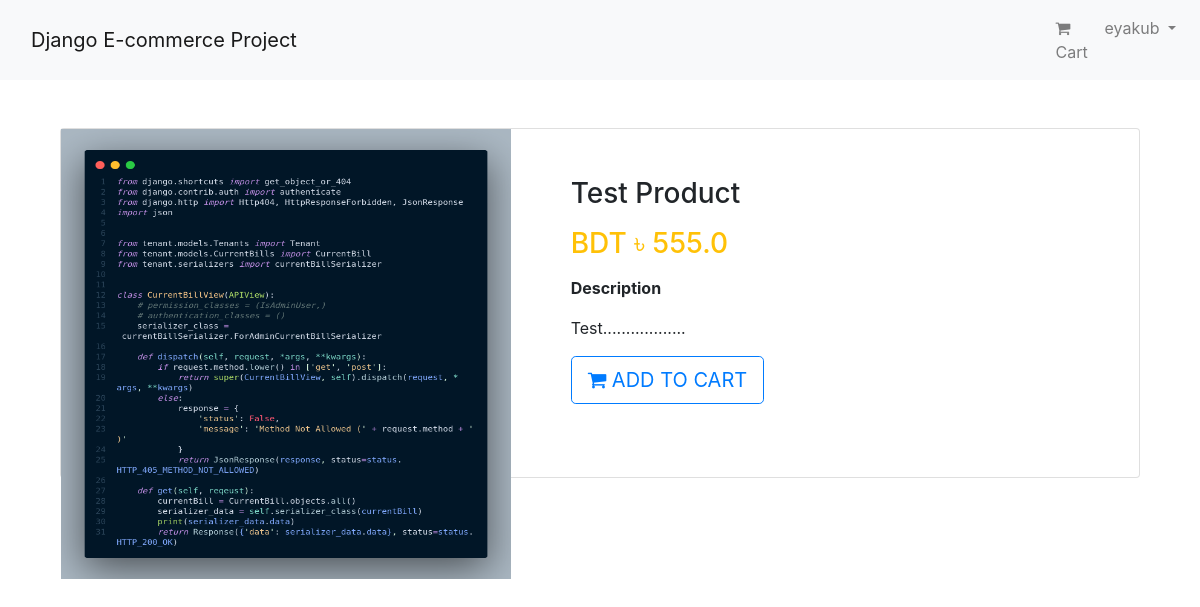
The page /product/3/ (signed in) on the database its author committed.
### app_login/models.py (models this page shows, shortened)
class User(AbstractBaseUser, PermissionsMixin):
    email = models.EmailField(unique=True, null=False)
    is_staff = models.BooleanField(
        ugettext_lazy('staff status'),
        default=False,
        help_text=ugettext_lazy('Designates whether user can log in this site')
    )
    is_active = models.BooleanField(
        ugettext_lazy('active'),
        default=True,
        help_text=ugettext_lazy('Designates whether this user would be treated as active. Unselect this instead of deleting account')
    )
    USERNAME_FIELD = 'email'
    objects = MyUserManager()

class Profile(models.Model):
    user = models.OneToOneField(User, on_delete=models.CASCADE, related_name='profile')
    username = models.CharField(max_length=264, blank=True)
    full_name = models.CharField(max_length=264, blank=True)
    address_1 = models.TextField(max_length=300, blank=True)
    city = models.CharField(max_length=50, blank=True)
    zipcode = models.CharField(max_length=10, blank=True)
    country = models.CharField(max_length=50, blank=True)
    phone = models.CharField(max_length=20, blank=True)
    created_at = models.DateTimeField(auto_now_add=True)
    updated_at = models.DateTimeField(auto_now=True)

### app_shop/models.py (models this page shows, shortened)
class Product(models.Model):
    mainimage = models.ImageField(upload_to='Products')
    name = models.CharField(max_length=264)
    category = models.ForeignKey(Category, on_delete=models.CASCADE, related_name='category')
    preview_text = models.TextField(max_length=200, verbose_name='Preview Text')
    detail_text = models.TextField(max_length=1000, verbose_name='Description')
    price = models.FloatField()
    old_price = models.FloatField(default=0.00)
    created = models.DateTimeField(auto_now_add=True)
    class Meta:
        ordering = ['-created',]

### app_shop/views.py (the view)
# urls.py: path('product/<pk>/', views.ProductDetail.as_view(), name='product_detail'),
class ProductDetail(DetailView):
    model = Product
    template_name = 'app_shop/product_detail.html'

### templates/app_shop/product_detail.html
{% extends 'base.html' %}
{% block body_block %}
<div class="container my-5">
    <div class="card">
        <div class="row">
            <aside class="col-sm-5 border-right">
                <article class="gallery-wrap">
                    <div class="img-big-wrap">
                        <div >
                            <a href="#"><img src="/media/{{object.mainimage}}" style="width:450px" alt=""></a>
                        </div>
                    </div>
                </article>
            </aside>
            <aside class="col-sm-7">
                <article class="card-body p-5">
                    <h3 class="title mb-3">{{object.name}}</h3>
                    <p class="price-detail-wrap">
                        <span class="price h3 text-warning">
                            <span class="currency">
                                BDT &#2547;
                            </span>
                            <span class="num">
                                {{ object.price }}
                            </span>
                        </span>
                    </p>
                    <dl class="item-property">
                        <dt>
                            Description
                        </dt>
                        <dd>
                            <p>{{ object.detail_text|linebreaks }}</p>
                        </dd>
                    </dl>
                    <a href="#" class="btn btn-lg btn-outline-primary text-uppercase"><i class="fa fa-shopping-cart"></i> Add to Cart</a>
                </article>
            </aside>
        </div>
    </div>
</div>
{% endblock body_block %}

### templates/navbar.html (shortened to what this page needs)
<nav class="navbar navbar-expand-lg navbar-light bg-light">
    <div class="container">
        <a class="navbar-brand" href="{% url 'app_shop:home' %}">Django E-commerce Project</a>
    </div>
    <div class="collapse navbar-collapse" id="navbarNav">
        <ul class="navbar-nav ml-auto">
            {% if request.user.is_authenticated %}
            <li class="nav-item">
                <a href="" class="nav-link">
                    <i class="fa fa-shopping-cart"></i> Cart
                </a>
             </li>
            <li class="nav-item dropdown">
                <a href="" class="nav-link dropdown-toggle" id="navbarDropdown"
                    role="button"
                    data-toggle="dropdown"
                    aria-haspopup="true"
                    aria-expanded="false">
                    {{request.user.profile.username}}
                </a>
            </li>
            {% else %}
            <li class="nav-item">
                <a href="{% url 'app_login:login' %}" class="btn btn-primary">Login</a>
            </li>
            {% endif %}
        </ul>
    </div>
</nav>

### static/css/main.css (style rules this page uses)
.gallery-wrap .img-big-wrap img { height: 450px; width: auto; display: inline-block; cursor: zoom-in; }

### templates/base.html (style rules this page uses)
.card { height: 350px; }

### rows shown on the page
User: user.profile.username "eyakub"
Product: mainimage (picture), name "Test Product", price "555.0", detail_text "Test.................."
